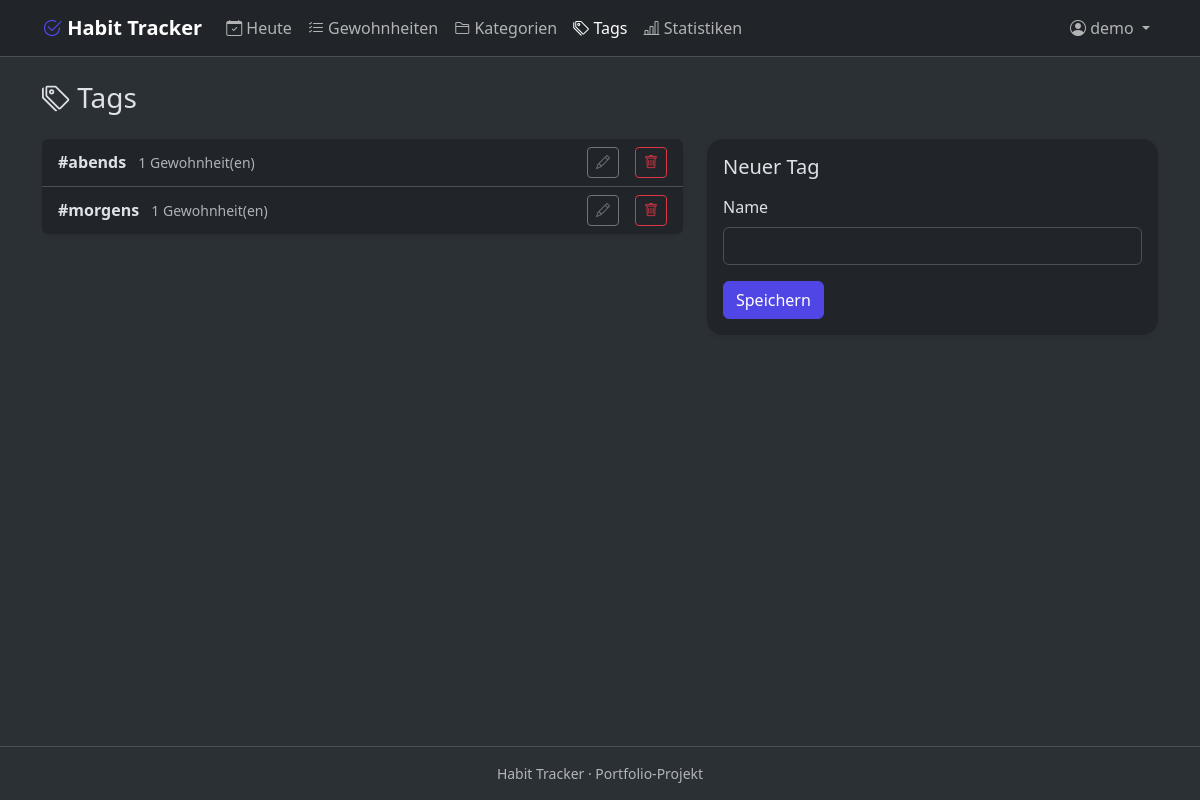
Screenshot of /tags (signed in) with the database file from the repository.
### app/models.py (models this page shows, shortened)
class User(UserMixin, db.Model):
    __tablename__ = "users"
    __table_args__ = (db.CheckConstraint("theme IN ('light', 'dark')", name="ck_users_theme"),)
    id = db.Column(db.Integer, primary_key=True)
    username = db.Column(db.String(30), unique=True, nullable=False)
    email = db.Column(db.String(120), unique=True, nullable=False)
    password_hash = db.Column(db.String(256), nullable=False)
    created_at = db.Column(db.DateTime, nullable=False, default=utcnow)
    theme = db.Column(db.String(10), nullable=False, default="light")
    categories = db.relationship("Category", back_populates="user", cascade="all, delete-orphan")
    habits = db.relationship("Habit", back_populates="user", cascade="all, delete-orphan")
    tags = db.relationship("Tag", back_populates="user", cascade="all, delete-orphan")

class Tag(db.Model):
    __tablename__ = "tags"
    __table_args__ = (db.UniqueConstraint("user_id", "name", name="uq_tags_user_name"),)
    id = db.Column(db.Integer, primary_key=True)
    user_id = db.Column(db.Integer, db.ForeignKey("users.id", ondelete="CASCADE"), nullable=False, index=True)
    name = db.Column(db.String(30), nullable=False)
    user = db.relationship("User", back_populates="tags")
    habits = db.relationship("Habit", secondary=habit_tags, back_populates="tags")

### app/habits/routes.py (the view)
@bp.route("/tags", methods=["GET", "POST"])
@login_required
def tags():
    form = TagForm()
    if form.validate_on_submit():
        db.session.add(Tag(user_id=current_user.id, name=form.name.data))
        db.session.commit()
        flash("Tag wurde angelegt.", "success")
        return redirect(url_for("habits.tags"))
    return render_template("habits/tags.html", form=form, tags=user_tags(), editing=None)

### app/forms.py (shortened to what this page needs)
class TagForm(BaseForm):
    name = StringField("Name", filters=[clean], validators=[
        DataRequired(message="Bitte gib einen Namen ein."),
        Length(max=30, message="Der Name darf höchstens 30 Zeichen lang sein."),
    ])
    submit = SubmitField("Speichern")
    def __init__(self, *args, editing_id=None, **kwargs):
        super().__init__(*args, **kwargs)
        self.editing_id = editing_id

### app/forms.py (called while the page is built)
def clean(value):
    return value.strip() if isinstance(value, str) else value

### app/habits/routes.py (called while the page is built)
def user_tags():
    return db.session.scalars(
        select(Tag).where(Tag.user_id == current_user.id).order_by(func.lower(Tag.name))
    ).all()

### app/models.py (called while the page is built)
@login_manager.user_loader
def load_user(user_id):
    try:
        return db.session.get(User, int(user_id))
    except (TypeError, ValueError):
        return None

### app/templates/habits/tags.html (shortened to what this page needs)
{% extends "base.html" %}
{% from "_macros.html" import render_field, csrf_field %}
{% block content %}
<h1 class="h3 mb-4"><i class="bi bi-tags"></i> Tags</h1>
<div class="row g-4">
  <div class="col-lg-7">
    <div class="card shadow-sm">
      <div class="list-group list-group-flush rounded">
        {% for tag in tags %}
          <div class="list-group-item d-flex align-items-center gap-3 {% if editing and editing.id == tag.id %}bg-body-tertiary{% endif %}">
            <div class="flex-grow-1">
              <span class="fw-semibold">#{{ tag.name }}</span>
              <span class="small text-body-secondary ms-2">{{ tag.habits|length }} Gewohnheit(en)</span>
            </div>
            <a class="btn btn-outline-secondary btn-sm" aria-label="Bearbeiten"
               href="{{ url_for('habits.edit_tag', tag_id=tag.id) }}"><i class="bi bi-pencil"></i></a>
            <button type="button" class="btn btn-outline-danger btn-sm" aria-label="Löschen"
                    data-confirm-action="{{ url_for('habits.delete_tag', tag_id=tag.id) }}"
                    data-confirm-text="Der Tag „{{ tag.name }}“ wird gelöscht und von allen Gewohnheiten entfernt.">
              <i class="bi bi-trash"></i>
            </button>
          </div>
        {% else %}
          <div class="list-group-item text-center text-body-secondary py-4">Du hast noch keine Tags.</div>
        {% endfor %}
      </div>
    </div>
  </div>
  <div class="col-lg-5">
    <div class="card shadow-sm">
      <div class="card-body">
        <h2 class="h5 mb-3">{{ 'Tag bearbeiten' if editing else 'Neuer Tag' }}</h2>
        <form method="post" novalidate>
          {{ render_field(form.name, maxlength=30) }}
          <div class="d-flex gap-2">
            {{ form.submit(class_="btn btn-primary") }}
          </div>
        </form>
      </div>
    </div>
  </div>
</div>
{% endblock %}

### app/templates/base.html (shortened to what this page needs)
<!DOCTYPE html>
<html lang="de" data-bs-theme="{{ current_user.theme if current_user.is_authenticated else 'light' }}">
<head>
  <link href="https://cdn.jsdelivr.net/npm/bootstrap@5.3.3/dist/css/bootstrap.min.css" rel="stylesheet">
  <link href="https://cdn.jsdelivr.net/npm/bootstrap-icons@1.11.3/font/bootstrap-icons.min.css" rel="stylesheet">
  <link href="{{ url_for('static', filename='css/style.css') }}" rel="stylesheet">
</head>
<body class="d-flex flex-column min-vh-100">
  {% set endpoint = request.endpoint or '' %}
  <nav class="navbar navbar-expand-lg bg-body border-bottom sticky-top">
    <div class="container">
      <a class="navbar-brand fw-bold" href="{{ url_for('main.index') }}">
        <i class="bi bi-check2-circle"></i> Habit Tracker
      </a>
      <div class="collapse navbar-collapse" id="mainNav">
        <ul class="navbar-nav me-auto">
          {% if current_user.is_authenticated %}
            <li class="nav-item">
              <a class="nav-link {% if endpoint == 'main.dashboard' %}active{% endif %}"
                 href="{{ url_for('main.dashboard') }}"><i class="bi bi-calendar-check"></i> Heute</a>
            </li>
            <li class="nav-item">
              <a class="nav-link {% if endpoint in ('habits.index', 'habits.create', 'habits.edit') %}active{% endif %}"
                 href="{{ url_for('habits.index') }}"><i class="bi bi-list-check"></i> Gewohnheiten</a>
            </li>
            <li class="nav-item">
              <a class="nav-link {% if endpoint in ('habits.categories', 'habits.edit_category') %}active{% endif %}"
                 href="{{ url_for('habits.categories') }}"><i class="bi bi-folder2"></i> Kategorien</a>
            </li>
            <li class="nav-item">
              <a class="nav-link {% if endpoint in ('habits.tags', 'habits.edit_tag') %}active{% endif %}"
                 href="{{ url_for('habits.tags') }}"><i class="bi bi-tags"></i> Tags</a>
            </li>
            <li class="nav-item">
              <a class="nav-link {% if endpoint == 'stats.index' %}active{% endif %}"
                 href="{{ url_for('stats.index') }}"><i class="bi bi-bar-chart-line"></i> Statistiken</a>
            </li>
          {% endif %}
        </ul>
        <ul class="navbar-nav ms-auto align-items-lg-center">
          {% if current_user.is_authenticated %}
            <li class="nav-item dropdown">
              <a class="nav-link dropdown-toggle" href="#" role="button" data-bs-toggle="dropdown" aria-expanded="false">
                <i class="bi bi-person-circle"></i> {{ current_user.username }}
              </a>
            </li>
          {% else %}
            <li class="nav-item"><a class="nav-link" href="{{ url_for('auth.login') }}">Anmelden</a></li>
            <li class="nav-item ms-lg-2">
              <a class="btn btn-primary btn-sm" href="{{ url_for('auth.register') }}">Registrieren</a>
            </li>
          {% endif %}
        </ul>
      </div>
    </div>
  </nav>
  <main class="container py-4 flex-grow-1">
    {% block content %}{% endblock %}
  </main>
  <footer class="border-top py-3 text-center text-body-secondary small">
    Habit Tracker &middot; Portfolio-Projekt
  </footer>
  <div class="toast-container position-fixed top-0 end-0 p-3" id="toast-container">
  </div>
</body>
</html>

### app/static/css/style.css (style rules this page uses)
:root { --ht-primary: #4f46e5; --ht-primary-dark: #4338ca; --ht-radius: 1rem; }
body { background-color: var(--bs-tertiary-bg); }
.navbar-brand i, .text-primary { color: var(--ht-primary) !important; }
.btn-primary { --bs-btn-bg: var(--ht-primary); --bs-btn-border-color: var(--ht-primary); --bs-btn-hover-bg: var(--ht-primary-dark); --bs-btn-hover-border-color: var(--ht-primary-dark); --bs-btn-active-bg: #3730a3; --bs-btn-active-border-color: #3730a3; --bs-btn-disabled-bg: var(--ht-primary); --bs-btn-disabled-border-color: var(--ht-primary); }
.card { border: 0; border-radius: var(--ht-radius); }
.toast-container { z-index: 1100; }

### rows the page displays
User: username "demo"
Tag: name "abends", habits|length "1"
Tag: name "morgens", habits|length "1"

### other values shown
{{ 'Tag bearbeiten' if editing else 'Neuer Tag' }} "Neuer Tag"
{{ field.label(class_="form-label") }} "Name"
